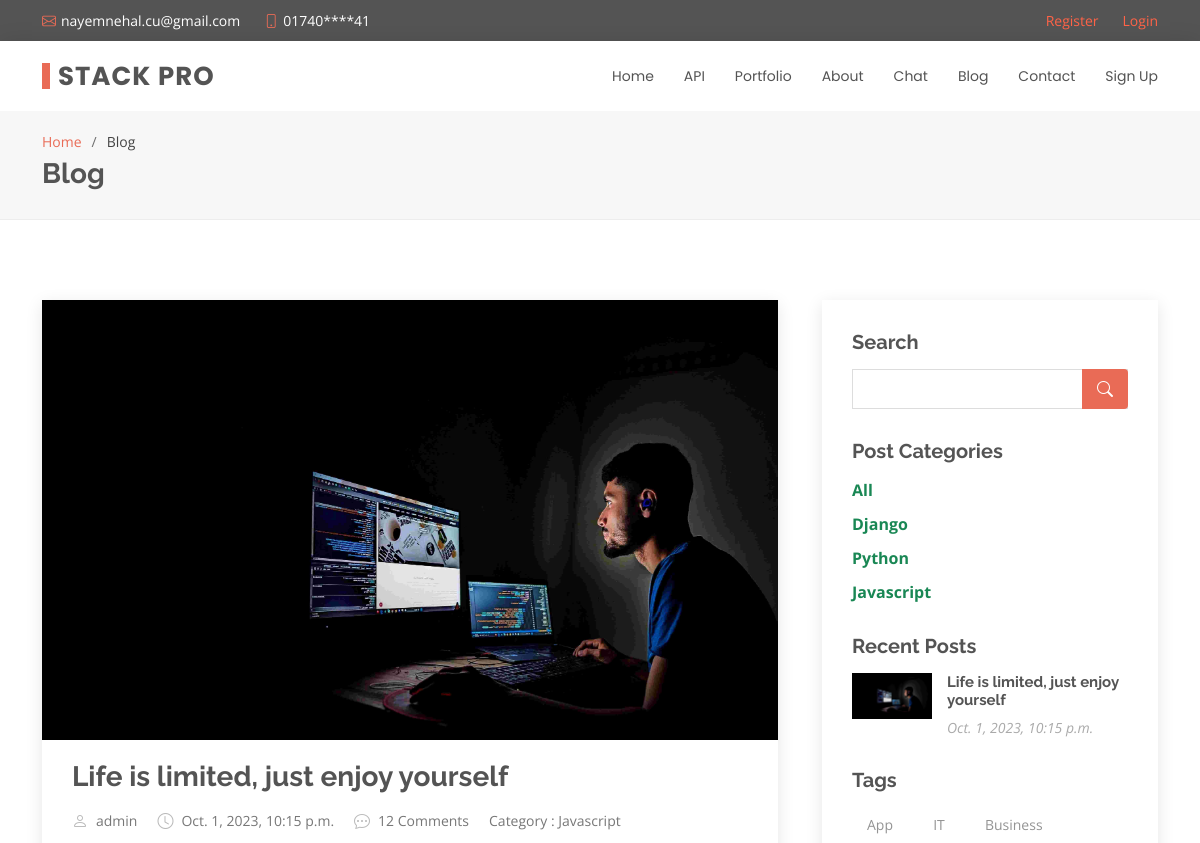
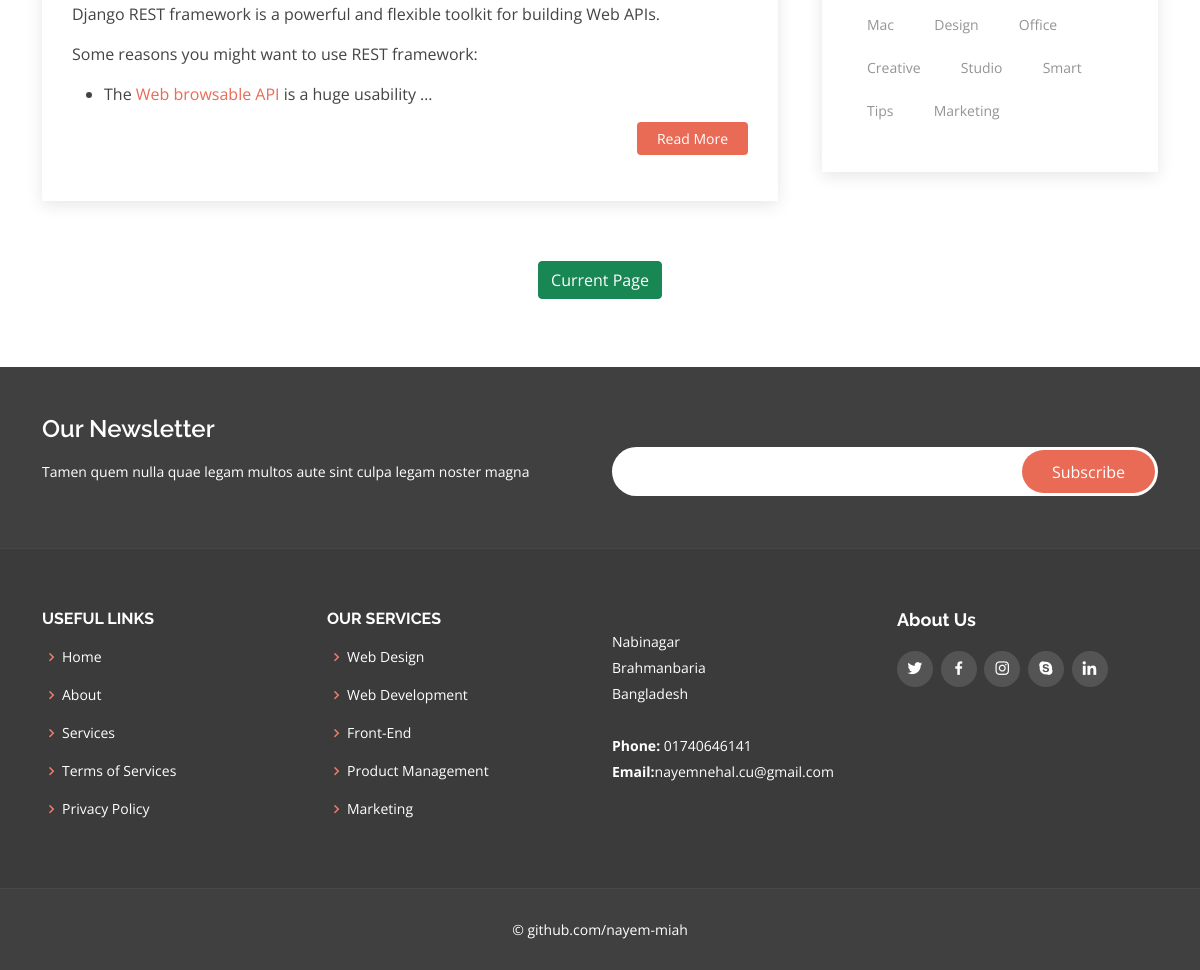
Screenshot of /blog/ with the database file from the repository (2 pictures, top to bottom).
### header/models.py (models this page shows, shortened)
class Top_header(models.Model):
    fav_icon = models.ImageField(upload_to='')
    fav_icon2 = models.ImageField(upload_to='')
    number = models.CharField(max_length=20)
    email = models.EmailField()
    twitter = models.URLField()
    facebook = models.URLField()
    instagram = models.URLField()
    linkedin = models.URLField()

class Header(models.Model):
    logo = models.CharField(max_length=25)

### blog/models.py (models this page shows, shortened)
class Post(models.Model):
      class ArticlePublishOptions(models.TextChoices):
         PUBLISH = "pub", "Publish"
         DRAFT = "dra", "DRAFT"
         PRIVATE = "pri", "Private"
      catagory = models.ForeignKey(Category, on_delete=models.SET_NULL, null=True, blank=True)
      headline = models.CharField(max_length=240,help_text="Headline of the article",)
      sub_headline = models.CharField(max_length=250 , blank=True, null=True)
      thumbnail = models.ImageField(blank=True,null=True,upload_to='images/')
      body = RichTextField()
      author = models.ForeignKey(Account, blank=True,on_delete= models.CASCADE, related_name='blog_post')
      slug = models.SlugField(blank=True,null=True)
      publish_status = models.CharField(
        max_length=3,
        choices=ArticlePublishOptions.choices,
        default=ArticlePublishOptions.DRAFT,)
      published = models.DateTimeField(default=timezone.now)
      created = models.DateTimeField(auto_now_add=True)
      objects = AgentManager()
      def get_absolute_url(self):
          return reverse("blog:post_detail", args=[self.slug])
      def get_image_url(self):
         if not self.thumbnail:
            return None
         return self.thumbnail.url
      class Meta:
            ordering = ('-published',)

class Category(models.Model):
    name = models.CharField(max_length=25)
    def __str__(self):
      return self.name

### account/models.py (models this page shows, shortened)
class Account(AbstractBaseUser):
	email 					= models.EmailField(verbose_name="email", max_length=60, unique=True)
	username 				= models.CharField(max_length=30, unique=True)
	date_joined				= models.DateTimeField(verbose_name='date joined', auto_now_add=True)
	last_login				= models.DateTimeField(verbose_name='last login', auto_now=True)
	is_admin				= models.BooleanField(default=False)
	is_active				= models.BooleanField(default=True)
	is_staff				= models.BooleanField(default=False)
	is_superuser			= models.BooleanField(default=False)
	profile_image			= models.ImageField(max_length=255, null=True, blank=True, default="profile_images/d.png")
	hide_email				= models.BooleanField(default=True)
	USERNAME_FIELD = 'email'
	REQUIRED_FIELDS = ['username']
	objects = MyAccountManager()
	def __str__(self):
		return self.username

### blog/views.py (the view)
# urls.py: path('', views.blog, name='blog'),
def blog(request):
    template = 'blog.html'
    top_header = Top_header.objects.order_by()
    header = Header.objects.order_by()
    cate = Category.objects.all()
    category_pick = request.GET.get('category')
    if category_pick == None:
        posts = Post.objects.filter(publish_status=Post.ArticlePublishOptions.PUBLISH)
    else:
        posts = Post.objects.filter(catagory__name=category_pick, publish_status=Post.ArticlePublishOptions.PUBLISH)
    paginator = Paginator(posts, 5)
    page = request.GET.get('page')
    try:
        post = paginator.page(page)
    except PageNotAnInteger:
        post = paginator.page(1)
    except EmptyPage:
        post = paginator.page(paginator.num_pages)
    context = {
        'top_headerdata': top_header,
        'headerdata': header,
        'posts': post,
        'page_ob': page,
        'category': cate,
    }
    return render(request, template_name=template, context=context)

### blog/models.py (called while the page is built)
    def get_queryset(self, *args, **kwargs):
        return AgentQuerySet(self.model, using=self._db)

### templates/blog.html (shortened to what this page needs)
{% extends 'base.html' %}
{% load static %}
{% block content %}
  <main id="main">
    <section id="breadcrumbs" class="breadcrumbs">
      <div class="container">
        <ol>
          <li><a href="{% url 'index'%}">Home</a></li>
          <li>Blog</li>
        </ol>
        <h2>Blog</h2>
      </div>
    </section>
    <section id="blog" class="blog">
      <div class="container" data-aos="fade-up">
        <div class="row">
          <div class="col-md-8 entries">
           {% for post in posts %}
            <article class="entry">
              <div class="entry-img">
                  {% if post.thumbnail %}
                     <img  style=" max-width:850px;" src="{{ post.get_image_url }}" alt="image not found">
                  {% endif %}
              </div>
              <h2 class="entry-title">
                <a href="{{ post.get_absolute_url }}">{{post.headline}}</a>
              </h2>
              <div class="entry-meta">
                <ul>
                  <li class="d-flex align-items-center"><i class="bi bi-person"></i> <a href="blog-single.html">{{post.author}}</a></li>
                  <li class="d-flex align-items-center"><i class="bi bi-clock"></i> <a href="blog-single.html"><time datetime="2020-01-01">{{post.published}}</time></a></li>
                  <li class="d-flex align-items-center"><i class="bi bi-chat-dots"></i> <a href="blog-single.html">12 Comments</a></li>
                  <li class="d-flex align-items-center"><a href="blog-single.html"> Category : {{post.catagory}}</a></li>
                </ul>
              </div>
              <div class="entry-content">
                <p>
                   {{post.body | safe | truncatewords:30 | linebreaks }}
                </p>
                <div class="read-more">
                  <a href="{{ post.get_absolute_url }}">Read More</a>
                </div>
              </div>
            </article>
           {% endfor %}
          </div>
          <div class="col-md-4">
            <div class="sidebar">
              <h3 class="sidebar-title">Search</h3>
              <div class="sidebar-item search-form">
                <form action="{% url 'blog:search' %}" method=POST>
                  <input type="text" name="searched">
                  <button type="submit"><i class="bi bi-search"></i></button>
                </form>
              </div>
              <h3 class="sidebar-title"> Post Categories</h3>
              <div class="sidebar-item categories">
                <ul>
                  <li><b><a class="text-success" href="{% url 'blog:blog' %}">All</a></b></li>
                 {% for cat in category %}
                  <li> <b><a class="text-success " href="{% url 'blog:blog' %}?category={{cat.name}}">{{cat.name}}</a></b></li>
                 {% endfor %}
                </ul>
              </div>
              <h3 class="sidebar-title">Recent Posts</h3>
              <div class="sidebar-item recent-posts">
                {% for post in posts %}
                <div class="post-item clearfix">
                  {% if post.thumbnail %}
                     <img src="{{ post.thumbnail.url }}" alt="image not found">
                  {% endif %}
                  <h4><a href="{{ post.get_absolute_url }}">{{ post.headline }}</a></h4>
                  <time datetime="2020-01-01">{{post.published}}</time>
                </div>
                {% endfor %}
              </div>
              <h3 class="sidebar-title">Tags</h3>
              <div class="sidebar-item tags">
                <ul>
                  <li><a href="#">App</a></li>
                  <li><a href="#">IT</a></li>
                  <li><a href="#">Business</a></li>
                  <li><a href="#">Mac</a></li>
                  <li><a href="#">Design</a></li>
                  <li><a href="#">Office</a></li>
                  <li><a href="#">Creative</a></li>
                  <li><a href="#">Studio</a></li>
                  <li><a href="#">Smart</a></li>
                  <li><a href="#">Tips</a></li>
                  <li><a href="#">Marketing</a></li>
                </ul>
              </div>
            </div>
          </div>
        </div>
        {% include 'paginator.html' with page_ob=posts %}
      </div>
    </section>
  </main>
{% endblock %}

### templates/base/header.html (shortened to what this page needs)
  <section id="topbar" class="d-flex align-items-center">
    <div class="container d-flex justify-content-center justify-content-md-between">
      <div class="contact-info d-flex align-items-center">
        <i class="bi bi-envelope d-flex align-items-center"><a href="mailto:contact@example.com">{{top_headerdata.0.email}}</a></i>
        <i class="bi bi-phone d-flex align-items-center ms-4"><span>{{top_headerdata.0.number}}</span></i>
      </div>
      <div class="social-links d-none d-md-flex align-items-center">
          {% if user.is_authenticated%}
               <a class="d-flex align-items-center ms-4" href="{%url 'logout'%}">Logout</a>
               <a class="d-flex align-items-center ms-4" style="color:tomato;">{{user.username}}</a>
          {% else %}
               <br/>
              <a class="d-flex align-items-center ms-4" style="color:tomato;" href="{% url 'index'%}">Register</a></p>
              <a class="d-flex align-items-center ms-4" style="color:tomato" href="{% url 'login'%}">Login</a></p>
          {% endif %}
      </div>
    </div>
  </section>
  <header id="header" class="d-flex align-items-center">
    <div class="container d-flex justify-content-between align-items-center">
      <div class="logo">
        <h1><a href="{% url 'index'%}">{{headerdata.0.logo}}</a></h1>
      </div>
      <nav id="navbar" class="navbar">
        <ul>
          <li><a class="{% block homeactive %} {% endblock %}" href="{% url 'index'%}">Home</a></li>
          <li><a class="{% block teamactive %} {% endblock %}" href="http://localhost:8000/docs/">API</a></li>
          <li><a class="{% block portfolioactive %} {% endblock %}" href="{% url 'portfolio'%}">Portfolio</a></li>
          <li><a class="{% block aboutactive %} {% endblock %}" href="{% url 'about'%}">About</a></li>
          <li><a class="" href="{% url 'chat:friend_list'%}">Chat</a></li>
          <li><a class="{% block blogactive %} {% endblock %}" href="{% url 'blog:blog'%}">Blog</a></li>
          <li><a class="{% block contactactive %}{% endblock %}" href="{% url 'contact'%}">Contact</a></li>
          {% if user.is_authenticated%}
             <li><a href="{% url 'profile'%}">Account</a></li>
          {% else %}
             <li><a href="{% url 'account'%}">Sign Up</a></li>
          {% endif %}
        </ul>
      </nav>
    </div>
  </header>

### rows the page displays
Top_header: email "nayemnehal.cu@gmail.com", number "01740****41"
Header: logo "STACK PRO"
Post: get_image_url (picture), headline "Life is limited, just enjoy yourself", author "admin", published "Oct. 1, 2023, 10:15 p.m.", catagory "Javascript", body "Django REST framework is a powerful and flexible toolkit for building Web APIs. Some reasons you might want to use REST framework: The Web browsable API is a huge usability …", thumbnail (picture)
Category: name "Django"
Category: name "Python"
Category: name "Javascript"
